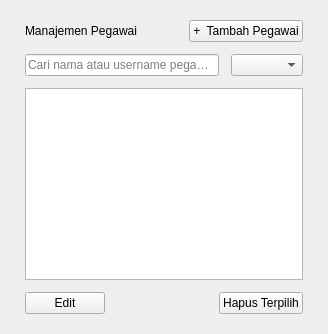
<?xml version="1.0" encoding="UTF-8"?>
<ui version="4.0">
 <class>PegawaiPageUi</class>
 <widget class="QWidget" name="PegawaiPageUi">
  <layout class="QVBoxLayout" name="main_layout">
   <property name="spacing"><number>12</number></property>
   <property name="leftMargin"><number>25</number></property>
   <property name="topMargin"><number>20</number></property>
   <property name="rightMargin"><number>25</number></property>
   <property name="bottomMargin"><number>20</number></property>
   <item>
    <layout class="QHBoxLayout" name="header_layout">
     <item><widget class="QLabel" name="title_label"><property name="text"><string>Manajemen Pegawai</string></property><property name="objectName"><string>pageHeader</string></property></widget></item>
     <item><spacer name="header_spacer"><property name="orientation"><enum>Qt::Horizontal</enum></property><property name="sizeHint" stdset="0"><size><width>40</width><height>20</height></size></property></spacer></item>
     <item><widget class="QPushButton" name="add_btn"><property name="text"><string>+  Tambah Pegawai</string></property><property name="cursor"><cursorShape>PointingHandCursor</cursorShape></property><property name="objectName"><string>primaryButton</string></property></widget></item>
    </layout>
   </item>
   <item>
    <layout class="QHBoxLayout" name="filter_layout">
     <item><widget class="QLineEdit" name="search_input"><property name="placeholderText"><string>Cari nama atau username pegawai...</string></property></widget></item>
     <item><widget class="QComboBox" name="filter_jabatan"/></item>
    </layout>
   </item>
   <item>
    <widget class="QTableWidget" name="table">
     <property name="editTriggers"><set>QAbstractItemView::NoEditTriggers</set></property>
     <property name="selectionBehavior"><enum>QAbstractItemView::SelectRows</enum></property>
     <property name="sortingEnabled"><bool>true</bool></property>
     <attribute name="verticalHeaderVisible"><bool>false</bool></attribute>
    </widget>
   </item>
   <item>
    <layout class="QHBoxLayout" name="action_layout">
     <item><widget class="QPushButton" name="edit_btn"><property name="text"><string>Edit</string></property></widget></item>
     <item><spacer name="action_spacer"><property name="orientation"><enum>Qt::Horizontal</enum></property><property name="sizeHint" stdset="0"><size><width>40</width><height>20</height></size></property></spacer></item>
     <item><widget class="QPushButton" name="hapus_btn"><property name="text"><string>Hapus Terpilih</string></property><property name="objectName"><string>dangerButton</string></property></widget></item>
    </layout>
   </item>
  </layout>
 </widget>
 <resources/>
 <connections/>
</ui>
